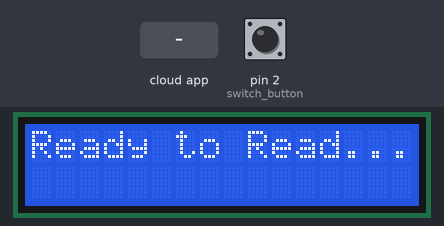
A sketch run on a simulated Arduino Uno, built with avr-gcc and run on an emulated ATmega328P. Parts: 16×2 character LCD. The inputs (shaded band) are chosen by the test bench; at power-on: pin 2 (switch_button) LOW. The ROS host is connected and sends only what is stated.

Above: at 1.3 s.
1.4 s: pin 2 (switch_button) pulled HIGH for 1 s
At 3.2 s:
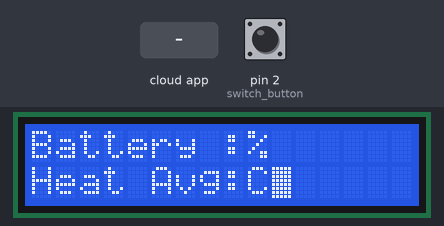
3.9 s: the phone or cloud app sets system_monitor to 0
At 5.1 s:
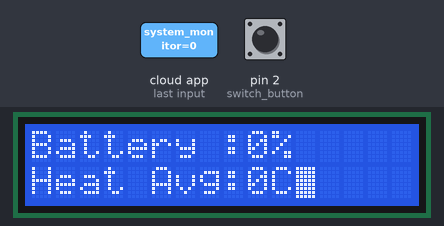
5.5 s: the phone or cloud app sets system_monitor to 1
At 6.2 s:
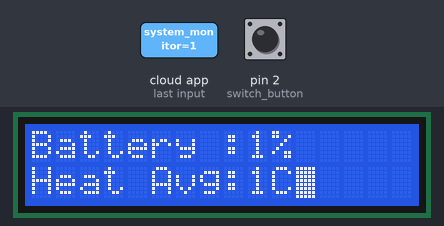
7.1 s: pin 2 (switch_button) pulled HIGH for 1 s
At 8.2 s:
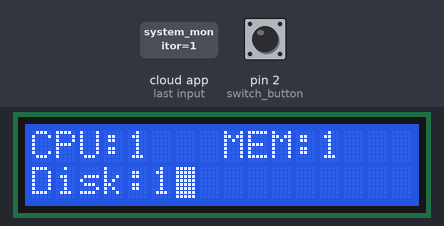
9.6 s: pin 2 (switch_button) pulled HIGH for 0.4 s
At 10.8 s:
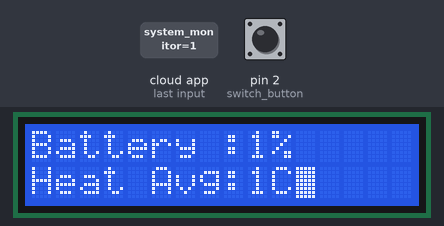
11.5 s: the phone or cloud app sets system_monitor to 0
At 11.9 s:
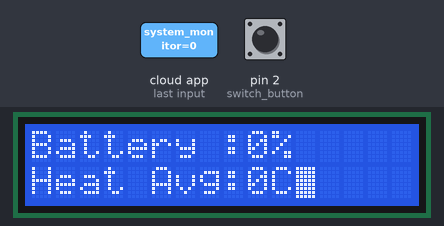
Timing chart, 0 to 14.5 s (numbered marks = the images above; inputs shaded):
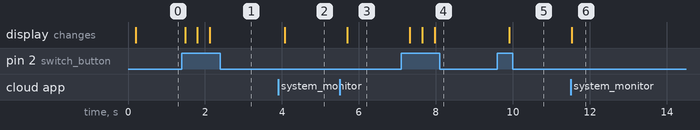

Measured:
- after the input at 1.4 s, the display: first changes after 0.08 s (image 1 shows a later state)
- after the input at 3.9 s, the display: changes after 0.17 s (image 2)
- after the input at 5.5 s, the display: changes after 0.20 s (image 3)
- after the input at 7.1 s, the display: first changes after 0.22 s (image 4 shows a later state)
- after the input at 9.6 s, the display: changes after 0.30 s (image 5)
- after the input at 11.5 s, the display: changes at once (image 6)

The sketch:

ESM.ino
```cpp
#include <ros.h>
#include <std_msgs/String.h>
#include <Wire.h>
#include <LiquidCrystal_I2C.h>
//Set the LCD address to 0x27 for a 16 chars and 2 line display
LiquidCrystal_I2C lcd(0x27,16,2);
ros::NodeHandle nh;
int switch_button = 2;
int screen_state = 0;
String messages[5] = {};

void switch_state(){
  if(digitalRead(switch_button) == HIGH){
    screen_state++;
    screen_state = screen_state % 4;
  }
  screen_manager();
}

void display_menu(){
  lcd.clear();
  lcd.setCursor(0,0);
  lcd.print("A-System Usage");
  lcd.setCursor(0,1);
  lcd.print("B-Battery & Heat");
}

void display_usage(){
  lcd.clear();
  lcd.setCursor(0,0);
  String CPU = "CPU:" + messages[0];
  lcd.print(CPU);
  lcd.setCursor(8,0);
  String MEM = "MEM:" + messages[1];
  lcd.print(MEM);
  lcd.setCursor(0,1);
  String Disk = "Disk:" + messages[2];
  lcd.print(Disk);
}

void display_bh(){
  lcd.clear();
  lcd.setCursor(0,0);
  String Battery = "Battery :" + messages[3] + "%";
  lcd.print(Battery);
  lcd.setCursor(0,1);
  String Heat = "Heat Avg:" + messages[4] + "C";
  lcd.print(Heat);
}

void display_availibility(){
  if(nh.connected()){
    lcd.clear();
    lcd.print("Ready to Read...");
  }else{
    lcd.clear();
    lcd.print("Waiting...");
  }

}

void screen_manager(){
  if(screen_state == 0){
    //Availibility state
    display_availibility();
  }else if(screen_state == 1){
    //Menu
    display_menu();
  }else if(screen_state == 2){
    //System Usage
    display_usage();
  }else if(screen_state == 3){
    //Battery&Heat
    display_bh();
  }
}

void handle_msg(const std_msgs::String& msg)
{
  //Parse ROS Message according to order (Cpu,Mem,Disk,Battery,Heat) and use Delimeter "/"
  String output = msg.data;
  String CPU = output.substring(0, output.indexOf("/"));
  String Rest = output.substring(output.indexOf("/") + 1);
  String MEM = Rest.substring(0, Rest.indexOf("/"));
  Rest =  Rest.substring(Rest.indexOf("/") + 1);
  String Disk = Rest.substring(0, Rest.indexOf("/"));
  Rest =  Rest.substring(Rest.indexOf("/") + 1);
  String Battery =  Rest.substring(0, Rest.indexOf("/"));
  Rest =  Rest.substring(Rest.indexOf("/") + 1);
  String Heat =  Rest.substring(0, Rest.indexOf("/"));
  //Set input data into the messages array with given order
  messages[0] = CPU;
  messages[1] = MEM;
  messages[2] = Disk;
  messages[3] = Battery;
  messages[4] = Heat;
}

//Init ROS subscriber and sub node name sysytem_monitor
ros::Subscriber<std_msgs::String> sub("system_monitor", &handle_msg);

void setup()
{
  //Init LCD 16x2 I2C
  lcd.init();
  lcd.backlight();
  lcd.print("Setting up...");
  lcd.blink();
  //Init 3 Button
  pinMode(switch_button, INPUT);
  //Init ROS Subscriber
  nh.initNode();
  nh.subscribe(sub);
  delay(100);
}

void loop()
{
  nh.spinOnce();
  switch_state();
  delay(300);
}
```
